Frame 1 (no input): blank canvas, image omitted
Frame 60 (the mouse pressed at the canvas centre just before this capture): blank canvas, image omitted
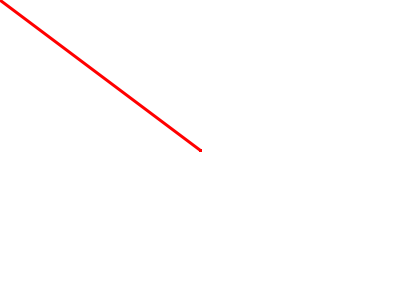
Frame 120 (the mouse held since frame 60 and released just before this capture)

The Processing sketch whose frames 1 and 60 were blank and that drew this single picture after the mouse press (run headless with seeded random() and noise(); from frame 60 on, the mouse is pressed at the canvas centre):

// Processing sketch: ProcessingToJava2
// ── ProcessingToJava2.pde
void setup() {
  size(400, 300);
  background(255);
}

void draw() {
    stroke(255, 0, 0); //line color red
    strokeWeight(3); //thickness of line
    //line from previous mouse location to current mouse location
    line(pmouseX, pmouseY, mouseX, mouseY); 
}
